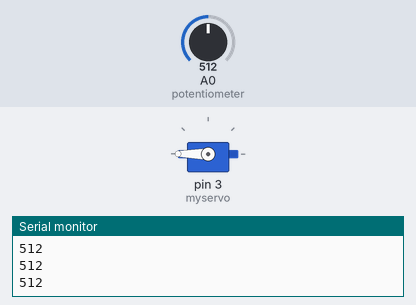
This sketch was run on a simulated Arduino Uno, built with avr-gcc and run on an emulated ATmega328P. Shown: servo, the last lines printed to the serial monitor. The inputs (shaded band) are chosen by the test bench; at power-on: A0 (potentiometer) = 512.

Above: at 1.2 s.
1.3 s: A0 (potentiometer) set to 306
At 1.9 s:
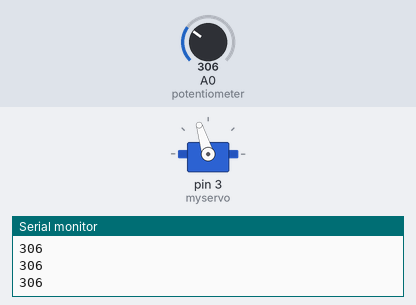
2.8 s: A0 (potentiometer) set to 122
At 3.2 s:
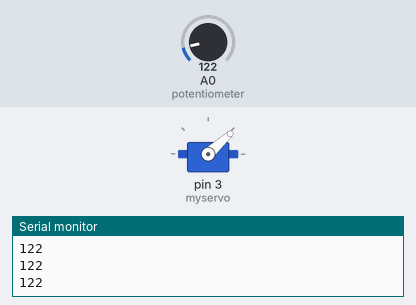
4.3 s: A0 (potentiometer) set to 0
At 5.5 s:
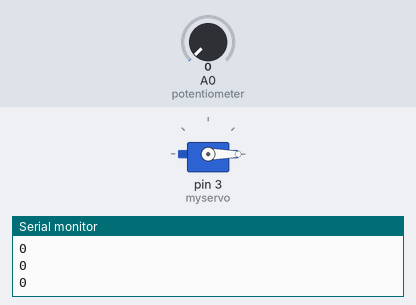
5.8 s: A0 (potentiometer) set to 511
At 6.7 s:
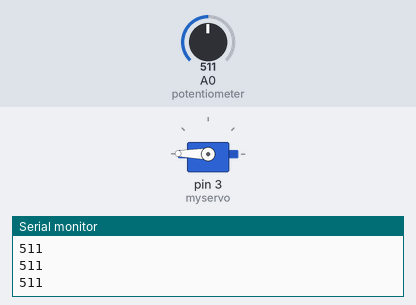
7.3 s: A0 (potentiometer) set to 716
At 8.0 s:
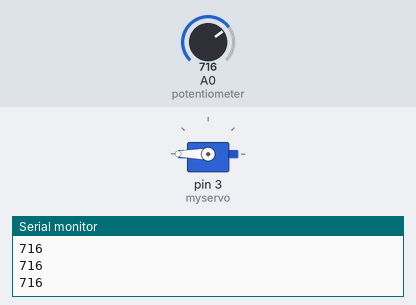
Timing chart, 0 to 9.8 s (numbered marks = the images above; inputs shaded):
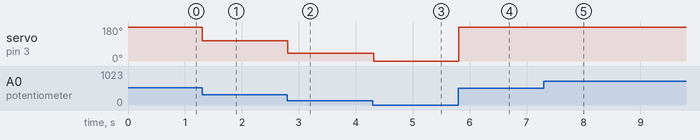

The sketch:

Knob.ino
```cpp
/*
 Controlling a servo position using a potentiometer (variable resistor)
 by Michal Rinott <http://people.interaction-ivrea.it/m.rinott>

 modified on 8 Nov 2013
 by Scott Fitzgerald
 http://www.arduino.cc/en/Tutorial/Knob
*/

#include <Servo.h>

Servo myservo;  // create servo object to control a servo

int potpin = 0;  // analog pin used to connect the potentiometer
int val;    // variable to read the value from the analog pin

void setup() {
  Serial.begin(9600);
  myservo.attach(3);  // attaches the servo on pin 9 to the servo object
}

void loop() {
  Serial.println(analogRead(A0));
  val = analogRead(A0);            // reads the value of the potentiometer (value between 0 and 1023)
  val = map(val, 0, 1023, 0, 360);     // scale it to use it with the servo (value between 0 and 180)
  myservo.write(val);                  // sets the servo position according to the scaled value
  delay(15);                           // waits for the servo to get there
}
```

Measured:
- after the input at 1.3 s, servo on pin 3 (myservo): 180° → 107° at once
- after the input at 2.8 s, servo on pin 3 (myservo): 107° → 42° at once
- after the input at 4.3 s, servo on pin 3 (myservo): 42° → 0° at once
- after the input at 5.8 s, servo on pin 3 (myservo): 0° → 179° at once
- after the input at 7.3 s, servo on pin 3 (myservo): 179° → 180° at once
